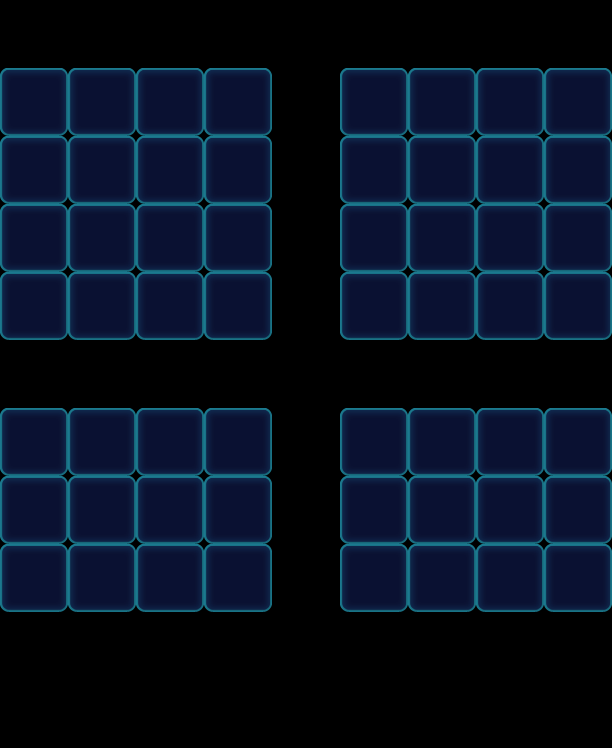

This game map was drawn from its Tiled (.tmx) file and the tilesets committed beside it. A one-line description and the trimmed map source follow:
An orthogonal 9x11 tile map with 68x68 px tiles, 1 tile layer (Valid), 2 tilesets and 72 objects (56x Monster, 16x Factory_Normal).

<map version="1.0" orientation="orthogonal" width="9" height="11" tilewidth="68" tileheight="68">
 <tileset firstgid="1" name="game_grid1" tilewidth="68" tileheight="68">
  <image source="game_grid1.png" width="68" height="68" />
 </tileset>
 <tileset firstgid="2" name="map" tilewidth="68" tileheight="68">
  <image source="map.png" width="1024" height="1024" />
 </tileset>
 <layer name="Valid" width="9" height="11">
  <data>[99 cells, 56 non-empty, 1 distinct tile ids]</data>
 </layer>
 <objectgroup name="BottomObj" width="9" height="11" />
 <objectgroup name="MiddleObj" width="9" height="11">
  <object type="Monster" gid="19" x="0" y="136">
   <properties>
    <property name="Color" value="Yellow" />
   </properties>
  </object>
  <object type="Monster" gid="19" x="136" y="204">
   <properties>
    <property name="Color" value="Yellow" />
   </properties>
  </object>
  <object type="Monster" gid="19" x="408" y="204">
   <properties>
    <property name="Color" value="Yellow" />
   </properties>
  </object>
  <object type="Monster" gid="19" x="340" y="340">
   <properties>
    <property name="Color" value="Yellow" />
   </properties>
  </object>
  <object type="Monster" gid="19" x="408" y="544">
   <properties>
    <property name="Color" value="Yellow" />
   </properties>
  </object>
  <object type="Monster" gid="19" x="204" y="544">
   <properties>
    <property name="Color" value="Yellow" />
   </properties>
  </object>
  <object type="Monster" gid="19" x="68" y="544">
   <properties>
    <property name="Bubble" value="1" />
    <property name="Color" value="Yellow" />
   </properties>
  </object>
  <object type="Monster" gid="19" x="544" y="476">
   <properties>
    <property name="Color" value="Yellow" />
   </properties>
  </object>
  <object type="Monster" gid="17" x="0" y="204">
   <properties>
    <property name="Color" value="Purple" />
   </properties>
  </object>
  <object type="Monster" gid="17" x="68" y="272">
   <properties>
    <property name="Color" value="Purple" />
   </properties>
  </object>
  <object type="Monster" gid="17" x="204" y="204">
   <properties>
    <property name="Color" value="Purple" />
   </properties>
  </object>
  <object type="Monster" gid="17" x="408" y="136">
   <properties>
    <property name="Color" value="Purple" />
   </properties>
  </object>
  <object type="Monster" gid="17" x="544" y="272">
   <properties>
    <property name="Color" value="Purple" />
   </properties>
  </object>
  <object type="Monster" gid="17" x="408" y="340">
   <properties>
    <property name="Color" value="Purple" />
   </properties>
  </object>
  <object type="Monster" gid="17" x="476" y="612">
   <properties>
    <property name="Color" value="Purple" />
   </properties>
  </object>
  <object type="Monster" gid="17" x="340" y="476">
   <properties>
    <property name="Color" value="Purple" />
   </properties>
  </object>
  <object type="Monster" gid="17" x="0" y="476">
   <properties>
    <property name="Color" value="Purple" />
   </properties>
  </object>
  <object type="Monster" gid="17" x="136" y="612">
   <properties>
    <property name="Color" value="Purple" />
   </properties>
  </object>
  <object type="Monster" gid="4" x="136" y="272">
   <properties>
    <property name="Color" value="Orange" />
   </properties>
  </object>
  <object type="Monster" gid="4" x="204" y="136">
   <properties>
    <property name="Color" value="Orange" />
   </properties>
  </object>
  <object type="Monster" gid="4" x="68" y="136">
   <properties>
    <property name="Color" value="Orange" />
   </properties>
  </object>
  <object type="Monster" gid="4" x="204" y="272">
   <properties>
    <property name="Color" value="Orange" />
   </properties>
  </object>
  <object type="Monster" gid="4" x="68" y="340">
   <properties>
    <property name="Color" value="Orange" />
   </properties>
  </object>
  <object type="Monster" gid="4" x="476" y="340">
   <properties>
    <property name="Color" value="Orange" />
   </properties>
  </object>
  <object type="Monster" gid="4" x="476" y="204">
   <properties>
    <property name="Color" value="Orange" />
   </properties>
  </object>
  <object type="Monster" gid="4" x="340" y="272">
   <properties>
    <property name="Color" value="Orange" />
   </properties>
  </object>
  <object type="Monster" gid="4" x="544" y="544">
   <properties>
    <property name="Color" value="Orange" />
   </properties>
  </object>
  <object type="Monster" gid="4" x="340" y="612">
   <properties>
    <property name="Color" value="Orange" />
   </properties>
  </object>
  <object type="Monster" gid="4" x="136" y="476">
   <properties>
    <property name="Color" value="Orange" />
   </properties>
  </object>
  <object type="Monster" gid="4" x="0" y="612">
   <properties>
    <property name="Color" value="Orange" />
   </properties>
  </object>
  <object type="Monster" gid="18" x="68" y="204">
   <properties>
    <property name="Bubble" value="1" />
    <property name="Color" value="Pink" />
   </properties>
  </object>
  <object type="Monster" gid="18" x="136" y="340">
   <properties>
    <property name="Bubble" value="1" />
    <property name="Color" value="Pink" />
   </properties>
  </object>
  <object type="Monster" gid="18" x="0" y="340">
   <properties>
    <property name="Color" value="Pink" />
   </properties>
  </object>
  <object type="Monster" gid="18" x="204" y="340">
   <properties>
    <property name="Color" value="Pink" />
   </properties>
  </object>
  <object type="Monster" gid="18" x="476" y="136">
   <properties>
    <property name="Color" value="Pink" />
   </properties>
  </object>
  <object type="Monster" gid="18" x="544" y="204">
   <properties>
    <property name="Bubble" value="1" />
    <property name="Color" value="Pink" />
   </properties>
  </object>
  <object type="Monster" gid="18" x="544" y="340">
   <properties>
    <property name="Color" value="Pink" />
   </properties>
  </object>
  <object type="Monster" gid="18" x="340" y="204">
   <properties>
    <property name="Color" value="Pink" />
   </properties>
  </object>
  <object type="Monster" gid="18" x="476" y="544">
   <properties>
    <property name="Bubble" value="1" />
    <property name="Color" value="Pink" />
   </properties>
  </object>
  <object type="Monster" gid="18" x="544" y="612">
   <properties>
    <property name="Color" value="Pink" />
   </properties>
  </object>
  <object type="Monster" gid="18" x="340" y="544">
   <properties>
    <property name="Color" value="Pink" />
   </properties>
  </object>
  <object type="Monster" gid="18" x="204" y="612">
   <properties>
    <property name="Color" value="Pink" />
   </properties>
  </object>
  <object type="Monster" gid="18" x="0" y="544">
   <properties>
    <property name="Color" value="Pink" />
   </properties>
  </object>
  <object type="Monster" gid="18" x="68" y="476">
   <properties>
    <property name="Color" value="Pink" />
   </properties>
  </object>
  <object type="Monster" gid="19" x="204" y="476">
   <properties>
    <property name="Bubble" value="1" />
    <property name="Color" value="Yellow" />
   </properties>
  </object>
  <object type="Monster" gid="19" x="68" y="612">
   <properties>
    <property name="Color" value="Yellow" />
   </properties>
  </object>
  <object type="Monster" gid="19" x="408" y="612">
   <properties>
    <property name="Color" value="Yellow" />
   </properties>
  </object>
  <object type="Monster" gid="19" x="476" y="272">
   <properties>
    <property name="Color" value="Yellow" />
   </properties>
  </object>
  <object type="Monster" gid="19" x="544" y="136">
   <properties>
    <property name="Color" value="Yellow" />
   </properties>
  </object>
  </objectgroup>
 <objectgroup color="#000000" name="TopObj" width="9" height="11">
  <!-- 16 objects omitted --></objectgroup>
</map>
<!-- 23 of 72 objects omitted -->
